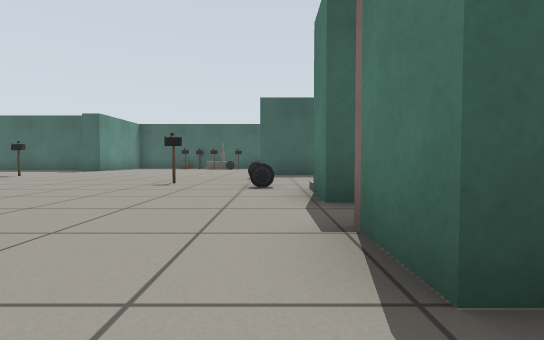
View 1 (above)

17 first-person views from a walk through a Gazebo world. The camera is 0.5 m above the floor, tilts 2° down and sees 85° across. Floor lines are 1 m apart. The floor is counted in squares, 1 m on a side. Each view is taken from the middle of a square. On the plan, view 1 faces up. The plan holds only what a view shows up to about 9 squares ahead; the rest is blank. Gazebo's built-in surfaces are drawn with simple patterns. Some stock models are drawn as simple stand-ins.

View 2
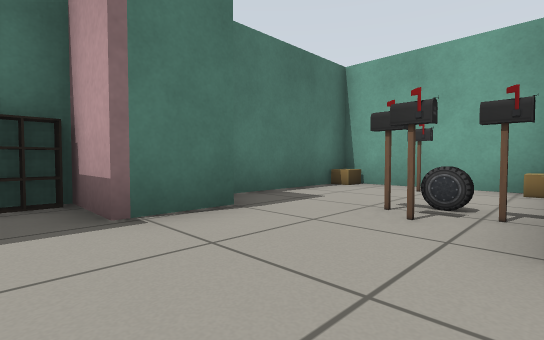

View 3
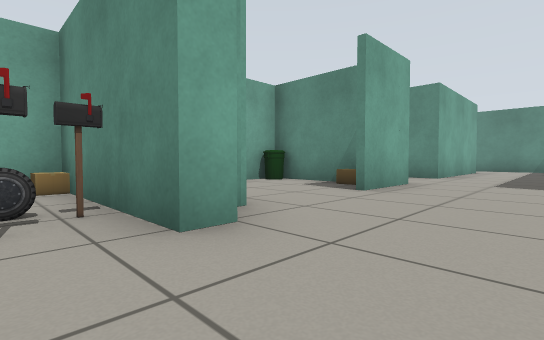

View 4
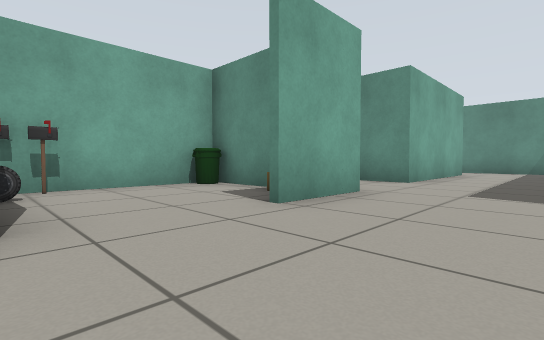

View 5
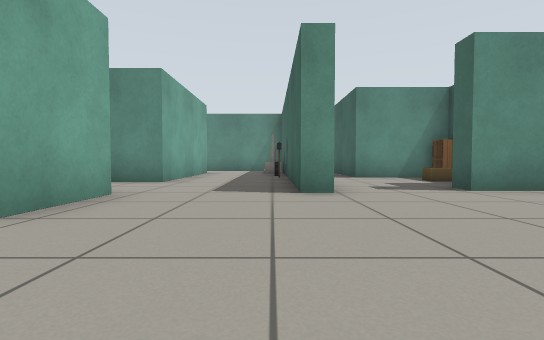

View 6
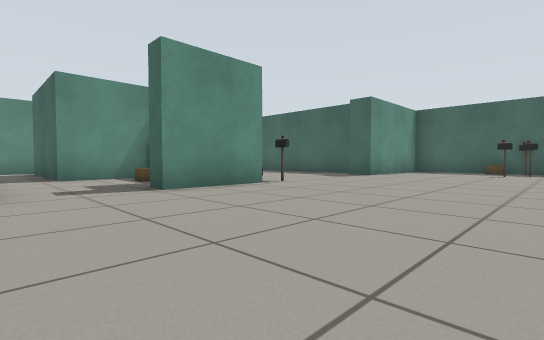

View 7
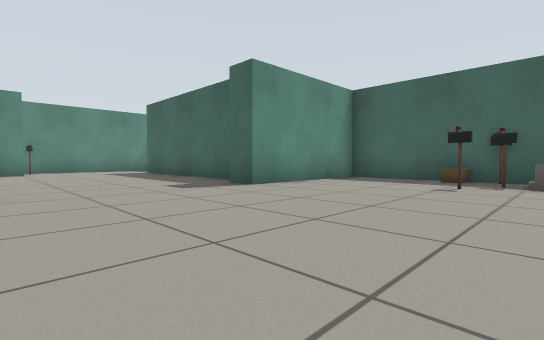

View 8
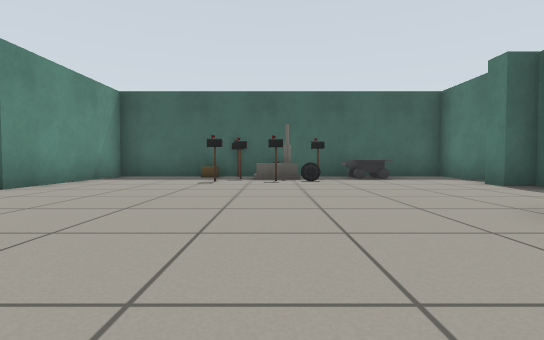

View 9
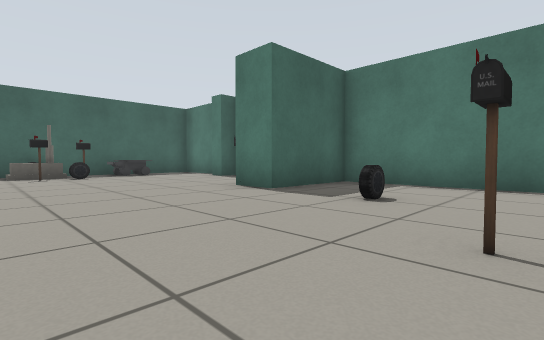

View 10
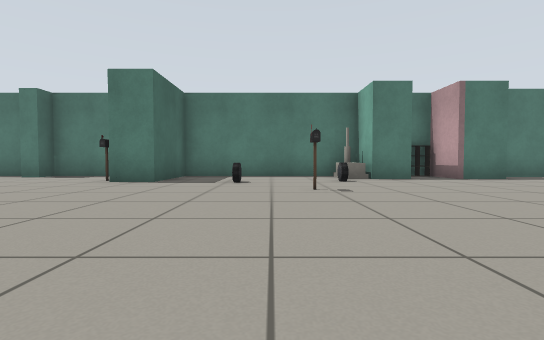

View 11
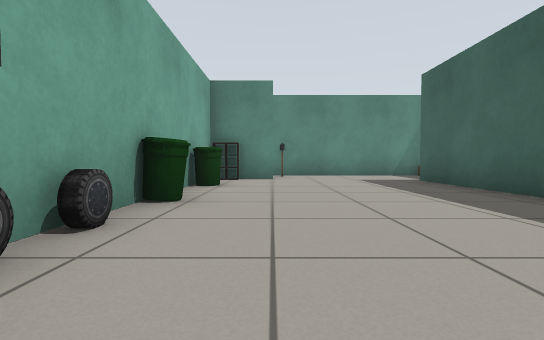

View 12
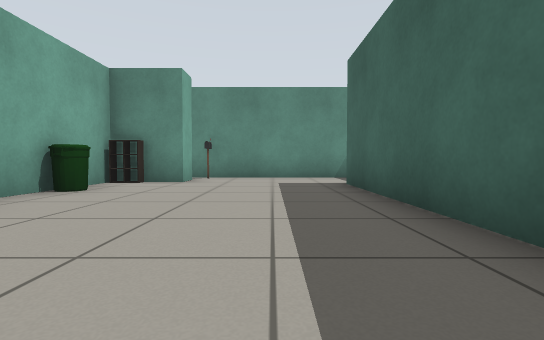

View 13
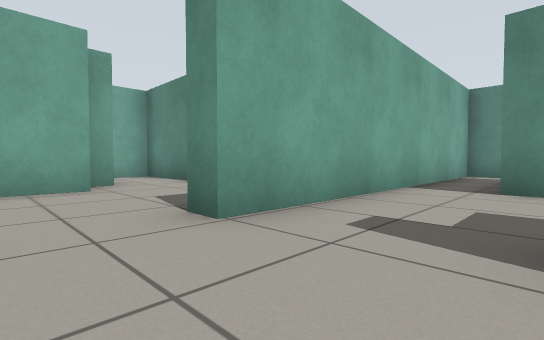

View 14
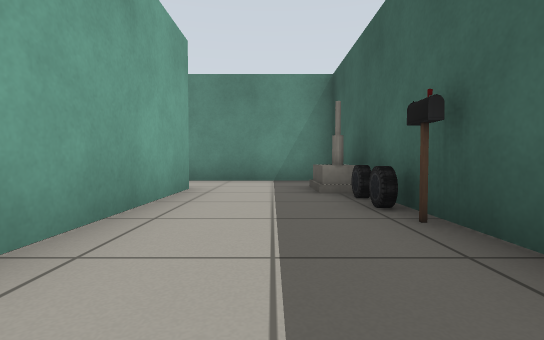

View 15
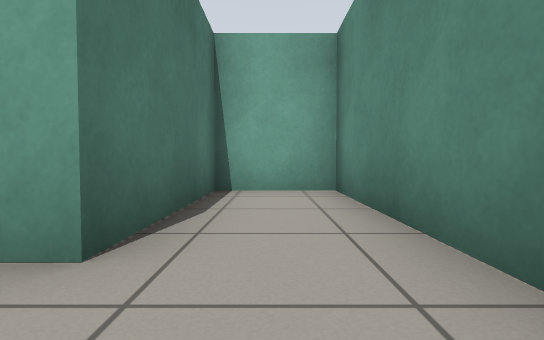

View 16
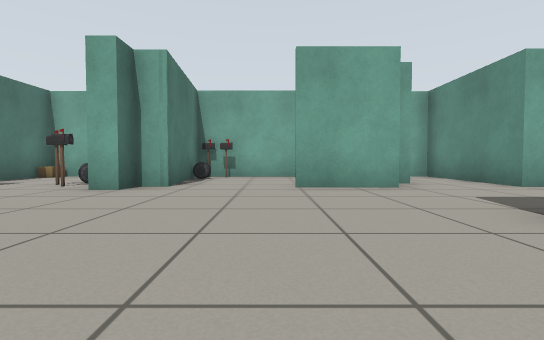

View 17
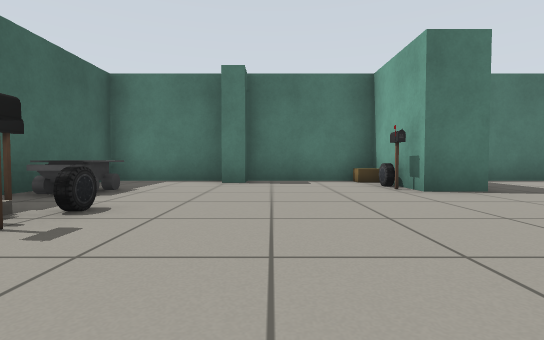

### Floor plan
Points are (right, up) in squares from view 1. A wall is a line through its corners. A room is listed if a view was taken in it or the views show most of it. See-through windows are left out.
Room 1 (view 1)
walls: (-2, -2.7) (1.5, -2.7) (1.5, 0.4); (-2, 1.1) (-2, -1.5)
low walls: (1, 1) (0.6, 1)
ways out: opening at (-0.5, 1) to room 2
objects: postbox (-2, 0); postbox (-1, -1); car (-1, 0); postbox (0, -2); cardboard box (1, -2)
Room 2 (views 2, 3, 4, 5, 6, 7, 8, 9, 10, 11, 12, 13, 14, 15, 16, 17)
walls: (-7.7, 8.5) (-7.7, 6.2) (-8.3, 6.2); (-11.3, 7.2) (-11.3, 5.3) (-14.5, 5.3); (-9, 13.5) (-14.1, 13.5); (-7.4, 0.6) (-5.4, 0.6); (0.6, 3.4) (0.6, 4.4) (2, 4.4) (2, 9.6) (-0.4, 9.6) (-0.4, 10.6); (-6.8, -0.4) (-6.8, -2.7) (-3.4, -2.7); (-8, -0.2) (-7.4, -0.2); (2, 11.5) (2, 13.5); (-4.4, 16.8) (-7.5, 16.8) (-7.5, 12.9) (-8.3, 12.9); (1.5, 13.5) (1.5, 14.1); (-14.4, 3.4) (-16, 3.4) (-16, -2.7) (-14.1, -2.7) (-14.1, 0.6) (-9.6, 0.6) (-9.6, -2.7) (-8.6, -2.7); (-15.4, 10) (-14.6, 10) (-14.6, 8.4) (-8.6, 8.4); (0.6, 1) (0.6, 2.2) (2, 2.2) (2, 2.9); (-2.9, -1.4) (-3.1, 0.6) (-2.5, 0.6) (-2.5, 1.1) (-2, 1.1); (2, 14.1) (2, 16.8) (-2.6, 16.8); (-2, -1.5) (-2, -2.7); (-16, 4.7) (-16, 3.9) (-7.5, 3.9) (-7.5, 3.4) (-11.5, 3.4); (-16.3, 14.1) (-16.3, 10.7)
low walls: (-14.3, 9.2) (-14.3, 8.5); (1.7, 2.2) (1.7, 2.9)
ways out: opening at (-0.5, 1) to room 1; opening at (-16, 14.5)
objects: other object (-16, 10); house (-14, 3); car (-13, 3); bin (-13, 9); car (-12, 3); postbox (-11, 3); cabinet (-11, 8); bin (-11, 9); cardboard box (-10, 7); car (-9, 9); car (-8, 9); postbox (-8, 10); cardboard box (-7, 0); bin (-6, -2); cardboard box (-5, 16); postbox (-4, -2); postbox (-4, 15); postbox (-4, 16); postbox (-4, 17); other object (-3, -3); car (-3, -2); postbox (-3, 15); house (-3, 16); cardboard box (-2, -2); postbox (-2, 6); car (-2, 15); postbox (-2, 16); postbox (-1, 1); other object (-1, 16) to (0, 16); car (0, 5); car (0, 8); postbox (0, 11); house (1, 5); car (1, 11); cardboard box (2, 11)

Positions as (right, up) in squares from view 1, and headings:
1: (0, 0), facing up
2: (-2, 3), facing down-right
3: (-1, 3), facing down-left
4: (-3, 3), facing down-left
5: (-3, 3), facing left
6: (-3, 4), facing up-left
7: (-3, 9), facing up-left
8: (-3, 8), facing up
9: (-4, 6), facing up-right
10: (-7, 7), facing right
11: (-7, 10), facing left
12: (-8, 12), facing left
13: (-6, 6), facing down-left
14: (-9, 2), facing left
15: (-15, 2), facing down
16: (-5, 6), facing down
17: (-5, 13), facing right
